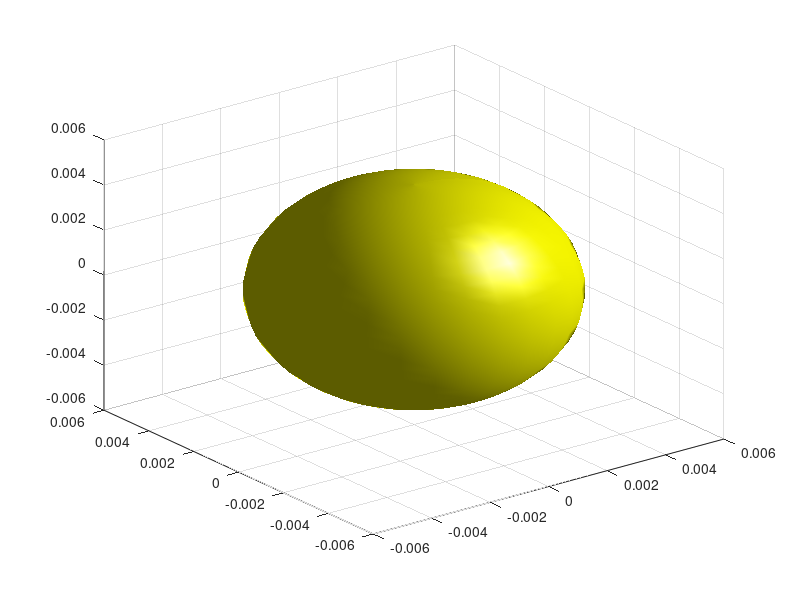

The MATLAB script that drew this image:
function plotsun()
    Rsun_km = 696340;
    AU = 149597870.7;
    Rsun_AU = Rsun_km / AU;
    
    [Xs, Ys, Zs] = sphere(30);      % mesh per la sfera
    surf(Rsun_AU*Xs, Rsun_AU*Ys, Rsun_AU*Zs, ...
        'FaceColor',[1 1 0], ...    % giallo
        'EdgeColor','none', ...
        'FaceLighting','gouraud')
    
    lightangle(45,30)
end
